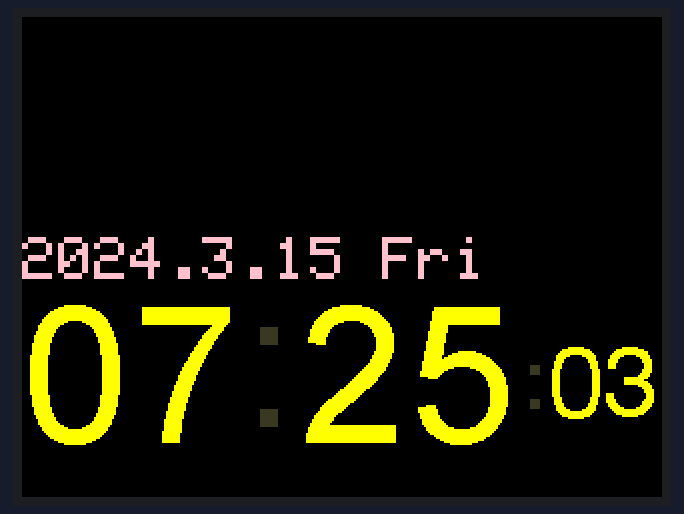
This sketch was run on a simulated ESP8266 (NodeMCU). Parts: 320×240 colour display. WiFi joins after 1.5 s; servers stay silent unless stated; uploads are accepted with an empty reply; what the sketch prints to the serial monitor is not drawn.

Above: at 33.1 s.
At 44.1 s:
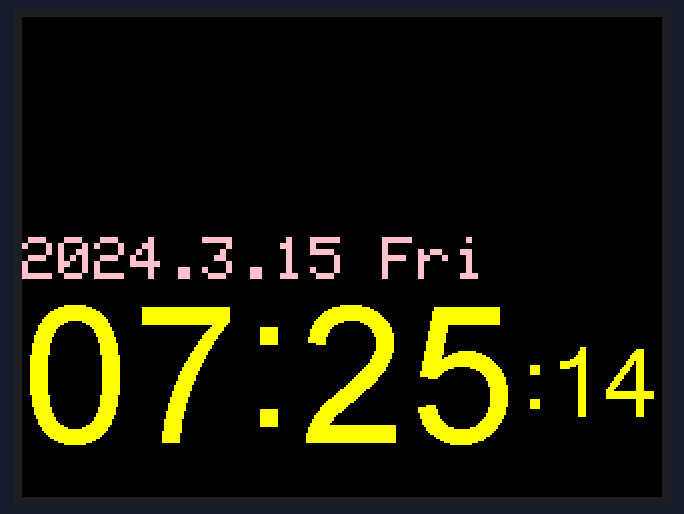
At 56.1 s:
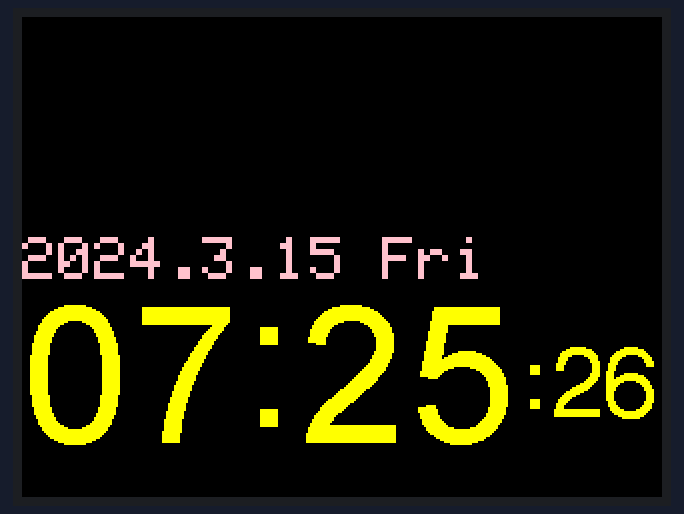
At 80.1 s:
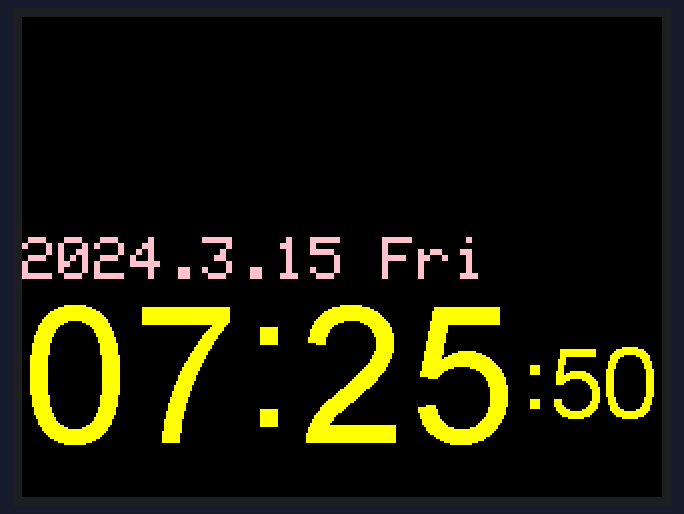
At 104.1 s:
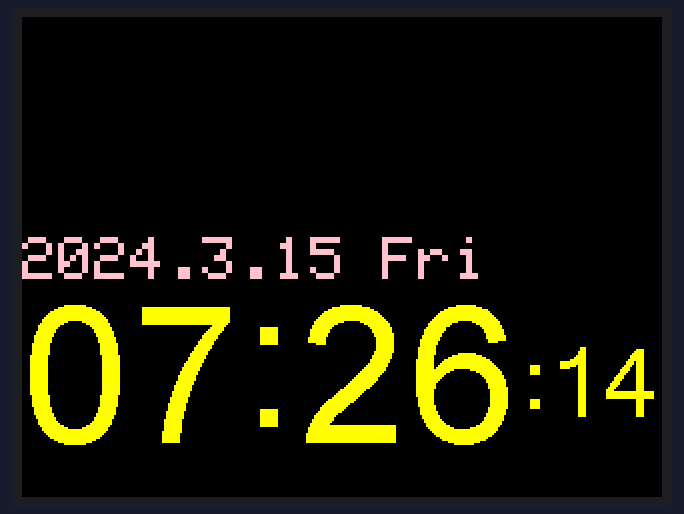
At 128.1 s:
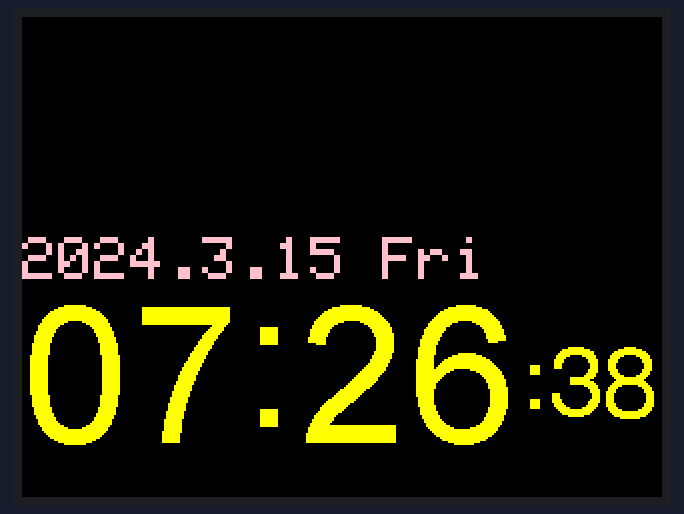

The sketch:

kma_tft.ino
```cpp
#include <stdint.h>
#include <ESP8266WiFi.h>
#include <ESP8266WiFiMulti.h>
#include <ESP8266HTTPClient.h>
#include <WiFiUdp.h>
#include <Wire.h>
#include <Time.h>
#include <TimeLib.h>
#include <ArduinoJson.h>
#include <SimpleTimer.h>


#include <TFT_eSPI.h> // Hardware-specific library
#include <SPI.h>

#define TFT_GREY 0x5AEB

SimpleTimer timer;

TFT_eSPI tft = TFT_eSPI();       // Invoke custom library

uint32_t targetTime = 0;

byte omm = 99, oss = 99;
byte xcolon = 0, xsecs = 0;
unsigned int colour = 0;

unsigned int udpPort = 2390; // local port to listen for UDP packets
IPAddress timeServerIP; // time.nist.gov NTP server address
const char* ntpServerName = "time.bora.net";

// 공공 데이터 포털  서비스키
// https://www.data.go.kr/dataset/15000099/openapi.do 참고
String ServiceKey = "dgnkojzymo%2Fz%2Bj%2FMu9Nc7i0UV%2BKhPPVAfIT%2B1UB715v%2FNdzVb%2Fmt7fcOqpLOweT8Yjeh%2FyysP%2BEeihaHUK410g%3D%3D";
char base_date[11];
char base_time[5];

const int NTP_PACKET_SIZE = 48; // NTP time stamp is in the first 48 bytes of the message
byte packetBuffer[ NTP_PACKET_SIZE]; //buffer to hold incoming and outgoing packets

WiFiUDP udp;

ESP8266WiFiMulti wifiMulti;

void setup() {
  Serial.begin(115200);

  tft.init();
  tft.setRotation(1);
  tft.fillScreen(TFT_BLACK);

  tft.setTextSize(1);
  tft.setTextColor(TFT_YELLOW, TFT_BLACK);

  wifiMulti.addAP("SJSLGU", "123456789b");
//  wifiMulti.addAP("ssid_from_AP_2", "your_password_for_AP_2");
//  wifiMulti.addAP("ssid_from_AP_3", "your_password_for_AP_3");

  Serial.println("");
  Serial.print("Connecting Wifi .");
  while(wifiMulti.run() != WL_CONNECTED) {
    delay(500);
    Serial.print(".");
  }
  Serial.println("");
  Serial.println("WiFi connected");

  Serial.println("Starting UDP");
  udp.begin(udpPort);
  Serial.print("Local port: ");
  Serial.println(udp.localPort());

  //get a random server from the pool
  WiFi.hostByName(ntpServerName, timeServerIP);
  sendNTPpacket(timeServerIP); // send an NTP packet to a time server
  // wait to see if a reply is available
  delay(1000);

   Serial.print("NTP Wait .");
  int cb = udp.parsePacket();
  while(!cb) {
    WiFi.hostByName(ntpServerName, timeServerIP);
    sendNTPpacket(timeServerIP); // send an NTP packet to a time server
    delay(1000);
    Serial.print(".");
    cb = udp.parsePacket();
  }
  Serial.println("");
  Serial.print("packet received, length=");
  Serial.println(cb);
  // We've received a packet, read the data from it
  udp.read(packetBuffer, NTP_PACKET_SIZE); // read the packet into the buffer

  //the timestamp starts at byte 40 of the received packet and is four bytes,
  // or two words, long. First, esxtract the two words:

  unsigned long highWord = word(packetBuffer[40], packetBuffer[41]);
  unsigned long lowWord = word(packetBuffer[42], packetBuffer[43]);
  // combine the four bytes (two words) into a long integer
  // this is NTP time (seconds since Jan 1 1900):
  unsigned long secsSince1900 = highWord << 16 | lowWord;
  Serial.print("Seconds since Jan 1 1900 = " );
  Serial.println(secsSince1900);

  // now convert NTP time into everyday time:
  Serial.print("Unix time = ");
  // Unix time starts on Jan 1 1970. In seconds, that's 2208988800:
  const unsigned long seventyYears = 2208988800UL;
  // subtract seventy years:
  unsigned long epoch = secsSince1900 - seventyYears;
  // print Unix time:
  Serial.println(epoch);
  epoch = epoch + 9*3600; // 한국시  +9

  // print the hour, minute and second:
  Serial.print("The Seoul time is ");       // UTC is the time at Greenwich Meridian (GMT)
  Serial.print((epoch  % 86400L) / 3600); // print the hour (86400 equals secs per day)
  Serial.print(':');
  if ( ((epoch % 3600) / 60) < 10 ) {
    // In the first 10 minutes of each hour, we'll want a leading '0'
    Serial.print('0');
  }
  Serial.print((epoch  % 3600) / 60); // print the minute (3600 equals secs per minute)
  Serial.print(':');
  if ( (epoch % 60) < 10 ) {
    // In the first 10 seconds of each minute, we'll want a leading '0'
    Serial.print('0');
  }
  Serial.println(epoch % 60); // print the second
  setTime((time_t)epoch);

   targetTime = millis() + 1000;

check_kma();
timer.setInterval(60000*10,check_kma);
}


void loop() {

  time_display();
  timer.run();


}
////////////////////////////////////////////////////////////////////
// send an NTP request to the time server at the given address//////
unsigned long sendNTPpacket(IPAddress& address)
{
//  Serial.println("sending NTP packet...");
  // set all bytes in the buffer to 0
  memset(packetBuffer, 0, NTP_PACKET_SIZE);
  // Initialize values needed to form NTP request
  // (see URL above for details on the packets)
  packetBuffer[0] = 0b11100011;   // LI, Version, Mode
  packetBuffer[1] = 0;     // Stratum, or type of clock
  packetBuffer[2] = 6;     // Polling Interval
  packetBuffer[3] = 0xEC;  // Peer Clock Precision
  // 8 bytes of zero for Root Delay & Root Dispersion
  packetBuffer[12]  = 49;
  packetBuffer[13]  = 0x4E;
  packetBuffer[14]  = 49;
  packetBuffer[15]  = 52;

  // all NTP fields have been given values, now
  // you can send a packet requesting a timestamp:
  udp.beginPacket(address, 123); //NTP requests are to port 123
  udp.write(packetBuffer, NTP_PACKET_SIZE);
  udp.endPacket();
}
//////////////////////////시간표시//////////////////////////////////////
void time_display(){

uint8_t hh = hour(), mm = minute(), ss = second();
   if (targetTime < millis()) {
    // Set next update for 1 second later
    targetTime = millis() + 1000;

    // Adjust the time values by adding 1 second
    ss++;              // Advance second
    if (ss == 60) {    // Check for roll-over
      ss = 0;          // Reset seconds to zero
      omm = mm;        // Save last minute time for display update
      mm++;            // Advance minute
      if (mm > 59) {   // Check for roll-over
        mm = 0;
        hh++;          // Advance hour
        if (hh > 23) { // Check for 24hr roll-over (could roll-over on 13)
          hh = 0;      // 0 for 24 hour clock, set to 1 for 12 hour clock
        }
      }
    }

    if(hh>13) hh=hh-12; //12hour roll-over

    // Update digital time
    tft.setTextSize(3);
    tft.setTextColor(TFT_PINK,TFT_BLACK);
    tft.setCursor(0,110);
    tft.print(year());tft.print(".");tft.print(month());tft.print(".");tft.print(day());tft.print(" ");tft.print(dayShortStr(weekday()));//tft.print(dayShortStr(weekday()));
    tft.setTextSize(1);tft.setTextColor(TFT_YELLOW,TFT_BLACK);

    int xpos = 0;
    int ypos = 140; // Top left corner ot clock text, about half way down
    int ysecs = ypos + 24;

    if (omm != mm) { // Redraw hours and minutes time every minute
      omm = mm;
      // Draw hours and minutes
      if (hh < 10) xpos += tft.drawChar('0', xpos, ypos, 8); // Add hours leading zero for 24 hr clock
      xpos += tft.drawNumber(hh, xpos, ypos, 8);             // Draw hours
      xcolon = xpos; // Save colon coord for later to flash on/off later
      xpos += tft.drawChar(':', xpos, ypos - 8, 8);
      if (mm < 10) xpos += tft.drawChar('0', xpos, ypos, 8); // Add minutes leading zero
      xpos += tft.drawNumber(mm, xpos, ypos, 8);             // Draw minutes
      xsecs = xpos; // Sae seconds 'x' position for later display updates
    }
    if (oss != ss) { // Redraw seconds time every second
      oss = ss;
      xpos = xsecs;

      if (ss % 2) { // Flash the colons on/off
        tft.setTextColor(0x39C4, TFT_BLACK);        // Set colour to grey to dim colon
        tft.drawChar(':', xcolon, ypos - 8, 8);     // Hour:minute colon
        xpos += tft.drawChar(':', xsecs, ysecs, 6); // Seconds colon
        tft.setTextColor(TFT_YELLOW, TFT_BLACK);    // Set colour back to yellow
      }
      else {
        tft.drawChar(':', xcolon, ypos - 8, 8);     // Hour:minute colon
        xpos += tft.drawChar(':', xsecs, ysecs, 6); // Seconds colon
      }

      //Draw seconds
      if (ss < 10) xpos += tft.drawChar('0', xpos, ysecs, 6); // Add leading zero
      tft.drawNumber(ss, xpos, ysecs, 6);                     // Draw seconds
    }
  }
}
////////////////////////////////////////////날씨정보//////////////
void check_kma(){
 // tft.fillRect(0,0,320,109,TFT_BLACK);
  tft.setCursor(0,1);
  tft.setTextSize(3);
  tft.setTextColor(TFT_BLUE,TFT_BLACK);
  char time_string[20];
   time_t t = now();
   sprintf(time_string, "현재 : %d-%02d-%02d %02d:%02d:%02d", year(t), month(t), day(t), hour(t), minute(t), second(t));
   Serial.println(time_string);

   t = t-60*40;
   sprintf(time_string, "기준 : %d-%02d-%02d %02d:%02d:%02d", year(t), month(t), day(t), hour(t), minute(t), second(t));
   sprintf(base_date, "%d%02d%02d", year(t), month(t), day(t));
   sprintf(base_time, "%02d00", hour(t));
   Serial.println(time_string);
   Serial.println(base_date);
   Serial.println(base_time);

    if(wifiMulti.run() != WL_CONNECTED) {
        Serial.println("WiFi not connected!");

        tft.setCursor(200,105);tft.setTextSize(1);tft.println("WiFi not connected!");
        delay(1000);
    }

    if(wifiMulti.run() == WL_CONNECTED) {
        HTTPClient http;

        String url = "http://newsky2.kma.go.kr/service/SecndSrtpdFrcstInfoService2/ForecastGrib?";
        url += "ServiceKey="+ServiceKey;
        url += "&ServiceKey=SERVICE_KEY";
        url += "&base_date="+String(base_date);
        url += "&base_time="+String(base_time);
        url += "&nx=61";
        url += "&ny=119"; //화성시 반월동 61,119, 서초구양재동 61,125
        url += "&numOfRows=100";
        url += "&pageNo=1";
        url += "&_type=json";

        http.begin(url);
        Serial.printf("[HTTP] URL: %s\n",url.c_str());

        // start connection and send HTTP header
        int httpCode = http.GET();

        // httpCode will be negative on error
        if(httpCode > 0) {
          // HTTP header has been send and Server response header has been handled
          Serial.printf("[HTTP] GET... code: %d\n", httpCode);

          // file found at server
          if(httpCode == HTTP_CODE_OK) {
            String payload = http.getString();
            Serial.printf(payload.c_str());

            DynamicJsonBuffer jsonBuffer;
            JsonObject& root = jsonBuffer.parseObject(payload.c_str());
            if (!root.success()) {
              Serial.println("parseObject() failed");
              delay(6000*5);
              return;
            }

            int result_code = root["response"]["header"]["resultCode"];
            const char* result_msg  = root["response"]["header"]["resultMsg"];

            if(result_code != 0) {
              Serial.printf("ERROR : Result Code %d\n%s\n",result_code,result_msg);
              delay(6000*5);
              return;
            } else {
              Serial.printf("SUCC : Result Code %d\n%s\n",result_code,result_msg);
            }

            JsonArray& mArray = root["response"]["body"]["items"]["item"];
            JsonObject& wdata = jsonBuffer.createObject();
            char w_date[20]; // 발표일

            for(JsonArray::iterator it=mArray.begin(); it!=mArray.end(); ++it) {
               JsonObject& item = *it;
               const char* key = item["category"];
               const char* val = item["obsrValue"];
               const char* baseDate = item["baseDate"];
               const char* baseTime = item["baseTime"];
               sprintf(w_date, "%s%s", baseDate, baseTime);
               wdata[key] = val;
               Serial.printf("%s %s %s\n",w_date,key,val);
            }
            float w_temp = wdata["T1H"]; // 온도
            int w_reh = wdata["REH"]; // 습도
            int w_sky = wdata["SKY"]; // 하늘 맑음(1), 구름조금(2), 구름많음(3), 흐림(4)
            int w_pty = wdata["PTY"]; // 강수형태(PTY) 코드 : 없음(0), 비(1), 비/눈(2), 눈(3)
            int w_wd = wdata["VEC"]; // 풍향
            float w_ws = wdata["WSD"]; // 풍속

            char w_temp_t[10];
            dtostrf(w_temp, 0, 1, w_temp_t);
            char w_ws_t[10];
            dtostrf(w_ws, 0, 1, w_ws_t);

            int w_wd_t = (w_wd + 22.5)/45;
            char w_pty_str[20];
            switch (w_pty) {
                case 1: strcpy(w_pty_str,"       Rain  ");break;
                case 2: strcpy(w_pty_str,"  Snow/Rain  ");break;
                case 3: strcpy(w_pty_str,"       Snow  ");break;
                default:
                  switch (w_sky) {
                    case 1: strcpy(w_pty_str,"       Clear ");break;
                    case 2: strcpy(w_pty_str,"Partly Cloudy");break;
                    case 3: strcpy(w_pty_str,"Mostly Cloudy");break;
                    case 4: strcpy(w_pty_str,"       Cloudy");break;
                    default: strcpy(w_pty_str,"----- ------");break;
                  }
                break;
              }

            Serial.printf("발표시각:%s  온도:%s  습도:%02d  하늘:%02d  강수형태:%02d %s  풍향:%02d %2d  풍속:%s\n",
                         w_date, w_temp_t,w_reh,w_sky,w_pty,w_pty_str,w_wd,w_wd_t,w_ws_t);

            tft.setCursor(0,1);
            tft.setTextColor(TFT_GREEN,TFT_BLACK);tft.print("Temper");tft.setTextSize(2);tft.print("ature:  ");
            tft.setTextSize(3);tft.print("        ");tft.setCursor(200,1);
            tft.setTextColor(TFT_WHITE,TFT_BLACK);tft.print(w_temp_t); tft.setTextSize(2);tft.print("o");tft.setTextSize(3);tft.println("C");

            tft.setTextColor(TFT_GREEN,TFT_BLACK);tft.print("Humidity:  ");tft.setTextColor(TFT_WHITE,TFT_BLACK);tft.print(w_reh);tft.println("%");
            tft.setTextColor(TFT_GREEN,TFT_BLACK);tft.print("Wind:      ");tft.setTextColor(TFT_WHITE,TFT_BLACK);tft.print(w_ws_t); tft.println("m/s");
//            tft.println("%sms      ",w_ws_t);
            tft.setTextColor(TFT_GREEN);tft.print("Sky:");tft.setTextColor(TFT_WHITE,TFT_BLACK);
            if(w_pty!=0) tft.setTextColor(TFT_RED,TFT_BLACK);tft.println(w_pty_str);
            tft.setTextSize(1);tft.setTextColor(TFT_BLUE,TFT_BLACK);tft.print("Updated time is ");tft.print(w_date);

          }
        } else {
          Serial.printf("[HTTP] GET... failed, error: %s\n", http.errorToString(httpCode).c_str());
        }

        http.end();

  //      delay(300000);
    }
}
```

Measured:
- what the display in image 0 shows lasts 1.0 s, from 33.0 s to 34.0 s
